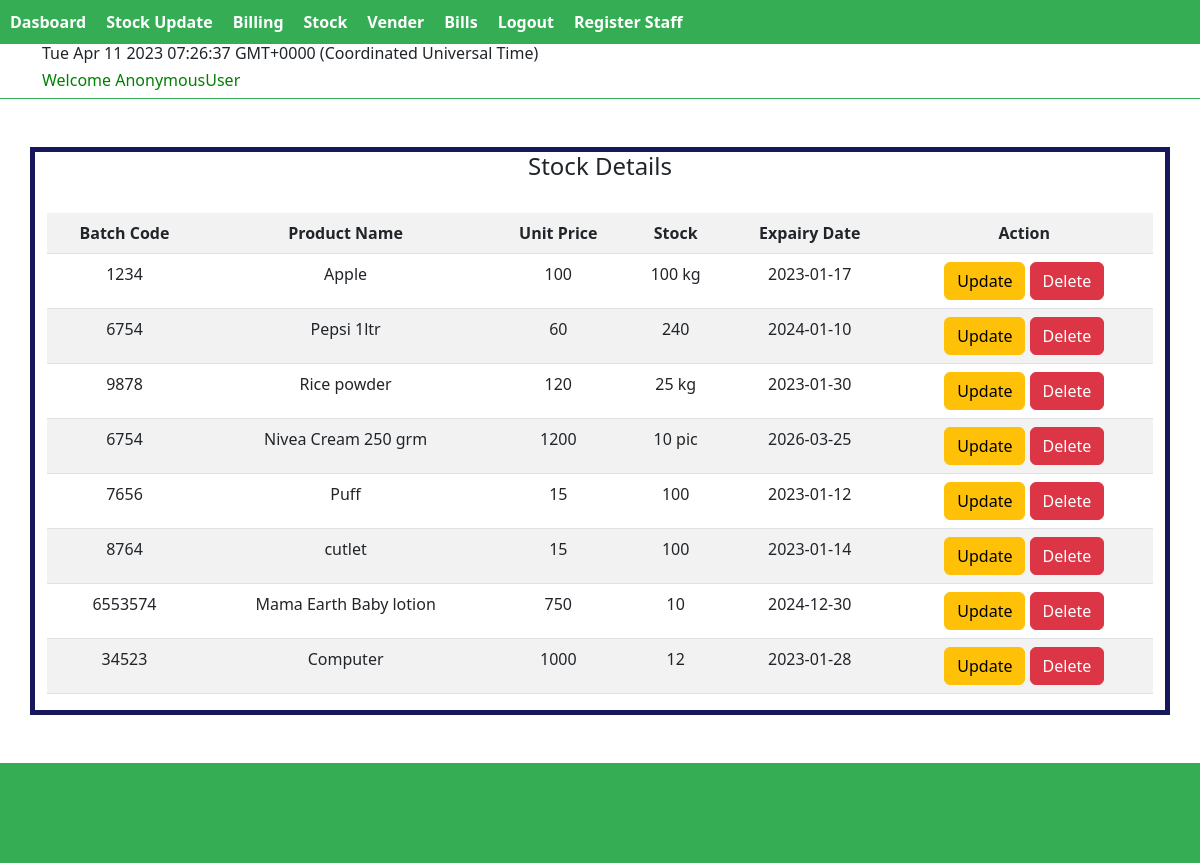
Before: /products/TotalStock with the older database file.
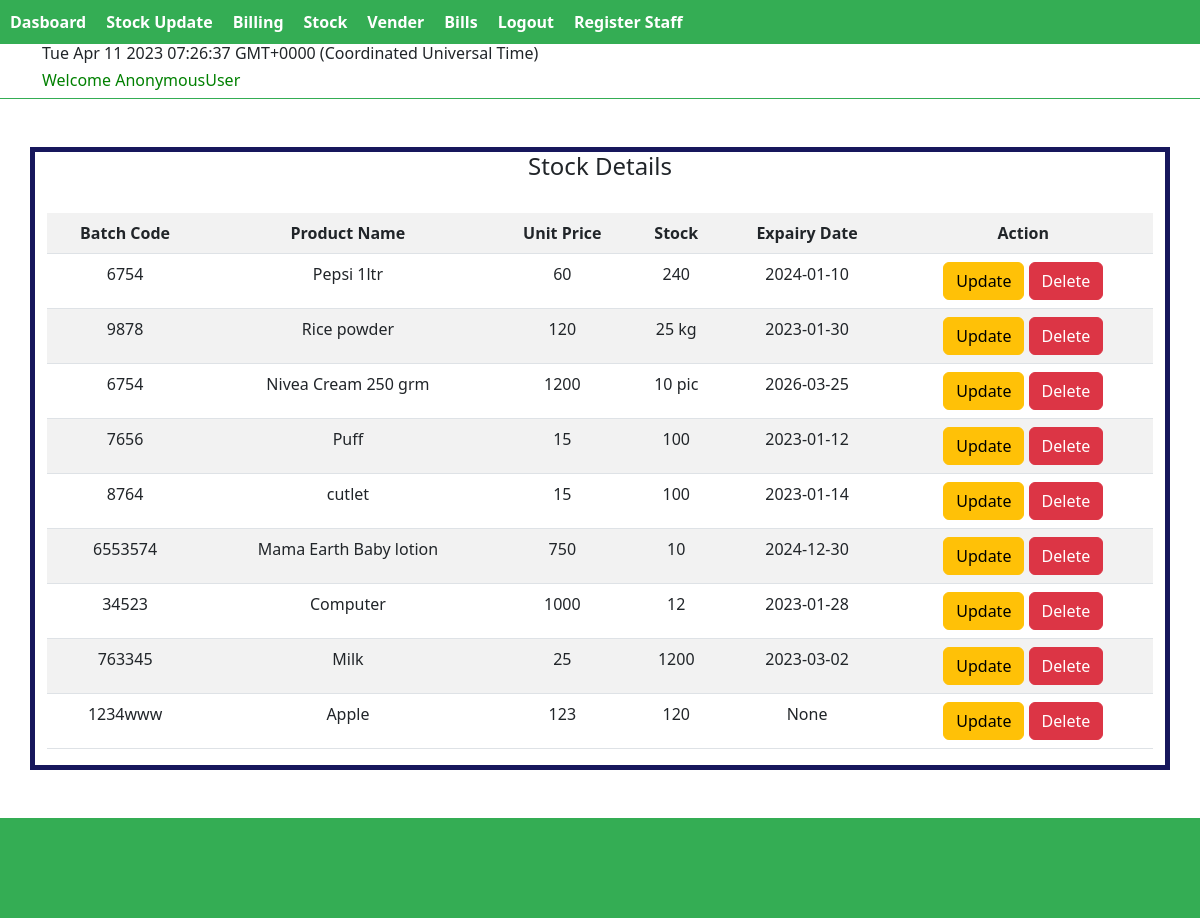
After: the same page with the newer database file.
### products/models.py (models this page shows, shortened)
class Products(models.Model):
    Product_category = models.CharField(max_length=255,choices=(
        ("FreshGoods","FreshGoods"),
        ("Groceries","Groceries"),
        ("Provision",'Provision'),
        ("Cosmetics","Cosmetics"),
        ("Beverages","Beverages"),
        ("Bakeries","Bakeries"),
        ("Other","Other")
    )
                                        )
    Product_Name = models.CharField(max_length=255)
    Product_unit_Price = models.CharField(max_length=255)
    GST = models.CharField(max_length=255)
    Product_Brand = models.CharField(max_length=255)
    Product_Stock = models.CharField(max_length=255)
    Batch_Code = models.CharField(max_length=255)
    product_Image = models.FileField(upload_to="product_image")
    Expairy_Date = models.CharField(max_length=255,null=True,blank=True)
    vender = models.ForeignKey(Venders,on_delete=models.CASCADE,null=True)

### products/views.py (the view)
# urls.py: path("TotalStock",views.TotalStock,name='TotalStock'),
def TotalStock(request):
    stock = Products.objects.all()
    context = {
        "stock":stock
    }
    return render(request,"Stock/stock.html",context)

### templates/Stock/stock.html (shortened to what this page needs)
{% extends 'Stock/adminhome.html' %}
{% block content %}
<div class="container text-center form-body mt-5">
    <h4>Stock Details</h4><br>
    <table class="table table-striped">
        <tr>
            <th>Batch Code</th>
            <th>Product Name</th>
            <th>Unit Price</th>
            <th>Stock</th>
            <th>Expairy Date</th>
            <th>Action</th>
        </tr>
        {% for item in stock %}
        <tr>
            <td>{{item.Batch_Code}}</td>
            <td>{{item.Product_Name}}</td>
            <td>{{item.Product_unit_Price}}</td>
            <td>{{item.Product_Stock}}</td>
            <td>{{item.Expairy_Date}}</td>
            <td>
                <a href="{%url 'UpdateItem' item.id %}" class="btn btn-warning">Update</a>
                <a href="{%url 'DeleteStock' item.id %}" class="btn btn-danger">Delete</a>
            </td>
        </tr>
        {% endfor %}
    </table>
</div>
{% endblock %}

Changed rows visible on the page:
removed Products: Batch_Code "1234", Product_Name "Apple", Product_unit_Price "100", Product_Stock "100 kg", Expairy_Date "2023-01-17"
added Products: Batch_Code "763345", Product_Name "Milk", Product_unit_Price "25", Product_Stock "1200", Expairy_Date "2023-03-02"
added Products: Batch_Code "1234www", Product_Name "Apple", Product_unit_Price "123", Product_Stock "120", Expairy_Date "None"
